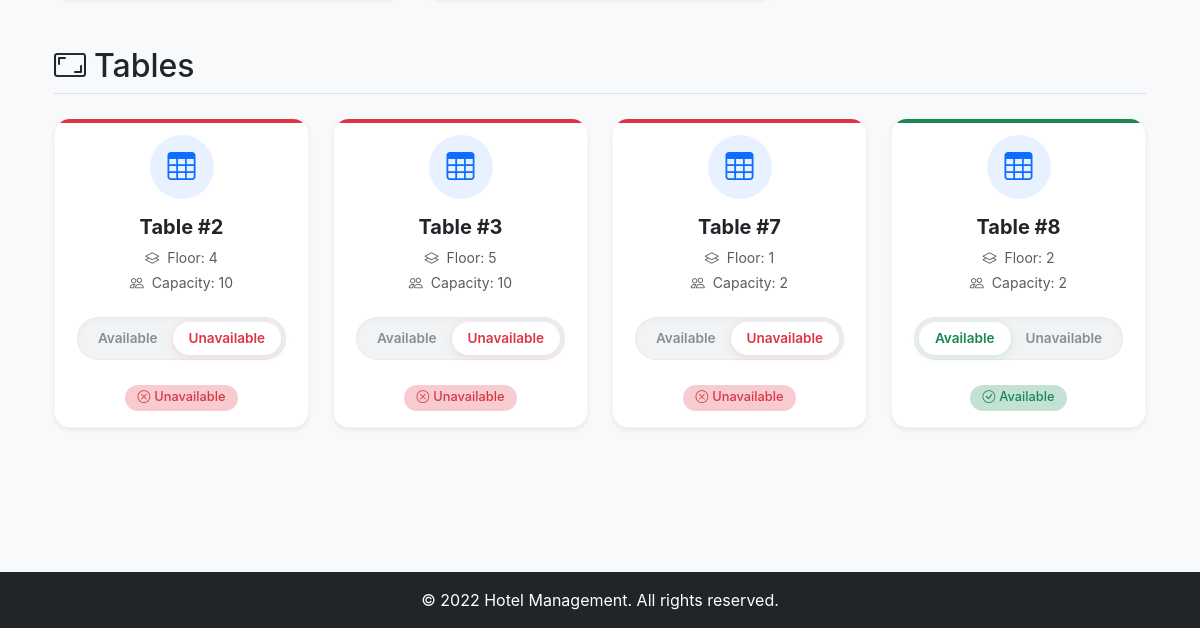
Before: /accounts/ (signed in, lower part) with the older database file.
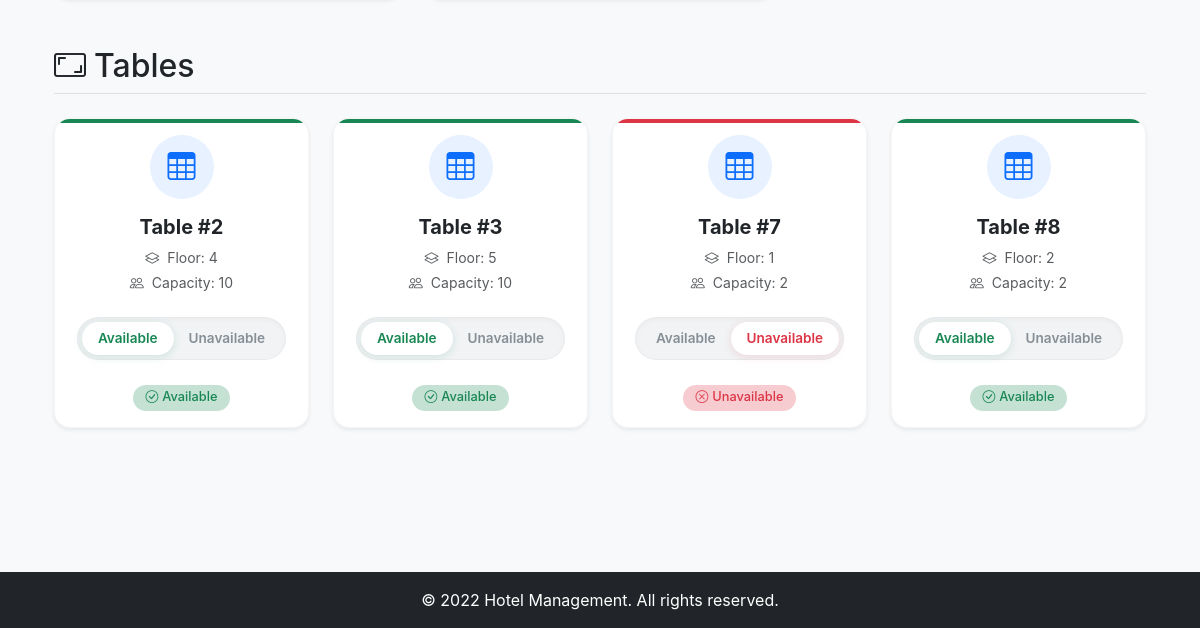
After: the same page with the newer database file.
### accounts/models.py (models this page shows, shortened)
class TableLayout(models.Model):
    Location_choice = (
        ('Window_side','Window_side'),
        ('roof_top','roof_top'),
        ('indoor','indoor'),
        ('outdoor','outdoor'),
        ('suit_space','suit_space')
    )
    table_no = models.AutoField(primary_key=True)
    floor_no = models.IntegerField()
    Location = models.CharField(max_length=100,choices=Location_choice)
    capacity = models.IntegerField()
    available = models.BooleanField(default=True)

### accounts/views.py (the view)
# urls.py: path('',ManagementView,name='management'),
@login_required
def ManagementView(request):
    menus = Menu.objects.all()
    tables = TableLayout.objects.all()
    context = {
        'menus':menus,
        'tables':tables
    }
    return render(request,'accounts_home.html',context)

### accounts/templates/accounts_home.html (shortened to what this page needs)
{% extends 'base.html' %}
{% load static %}
{% block content %}
<link rel="stylesheet" href="{% static 'css/acccount_home_style.css' %}">
<div class="container py-5">
    <div id="table-list" class="mb-5">
        <h2 class="border-bottom pb-2 mb-4"><i class="bi bi-aspect-ratio me-2"></i>Tables</h2>
        {% if tables %}
        <div class="row row-cols-1 row-cols-md-3 row-cols-lg-4 g-4">
            {% for i in tables %}
            <div class="col">
                <div class="card h-100 shadow-sm text-center border-0 table-card {% if i.available %}available-card{% else %}unavailable-card{% endif %}">
                    <div class="card-body">
                        <div class="icon-wrapper mb-3 mx-auto">
                            <i class="bi bi-table display-6"></i>
                        </div>
                        <h5 class="card-title fw-bold">Table #{{ i.table_no }}</h5>
                        <ul class="list-unstyled text-muted mb-4 small">
                            <li class="mb-1"><i class="bi bi-layers me-2"></i>Floor: {{ i.floor_no }}</li>
                            <li><i class="bi bi-people me-2"></i>Capacity: {{ i.capacity }}</li>
                        </ul>
                        <div class="toggle-container">
                             <div class="btn-group btn-group-toggle status-toggle" role="group">
                                <button id="t_available" class="btn toggle-btn {% if i.available %}active{% endif %}" data-pk="{{i.pk}}">Available</button>
                                <button id="t_unavailable" class="btn toggle-btn {% if not i.available %}active{% endif %}" data-pk="{{i.pk}}">Unavailable</button>
                            </div>
                        </div>
                    </div>
                    <div class="card-footer bg-transparent border-0 pb-3">
                         <span class="status-indicator">
                            {% if i.available %}
                                <span class="badge bg-success bg-opacity-25 text-success rounded-pill"><i class="bi bi-check-circle me-1"></i>Available</span>
                            {% else %}
                                <span class="badge bg-danger bg-opacity-25 text-danger rounded-pill"><i class="bi bi-x-circle me-1"></i>Unavailable</span>
                            {% endif %}
                         </span>
                    </div>
                </div>
            </div>
            {% endfor %}
        </div>
        {% else %}
        <div class="alert alert-info" role="alert">
            No tables set up yet. {% if user.role == 'admin' %}Click "Add Table" to create one.{% endif %}
        </div>
        {% endif %}
    </div>
</div>
{% endblock %}

Changed rows visible on the page:
changed TableLayout id 2: available "Unavailable" → "Available"
changed TableLayout id 3: available "Unavailable" → "Available"
